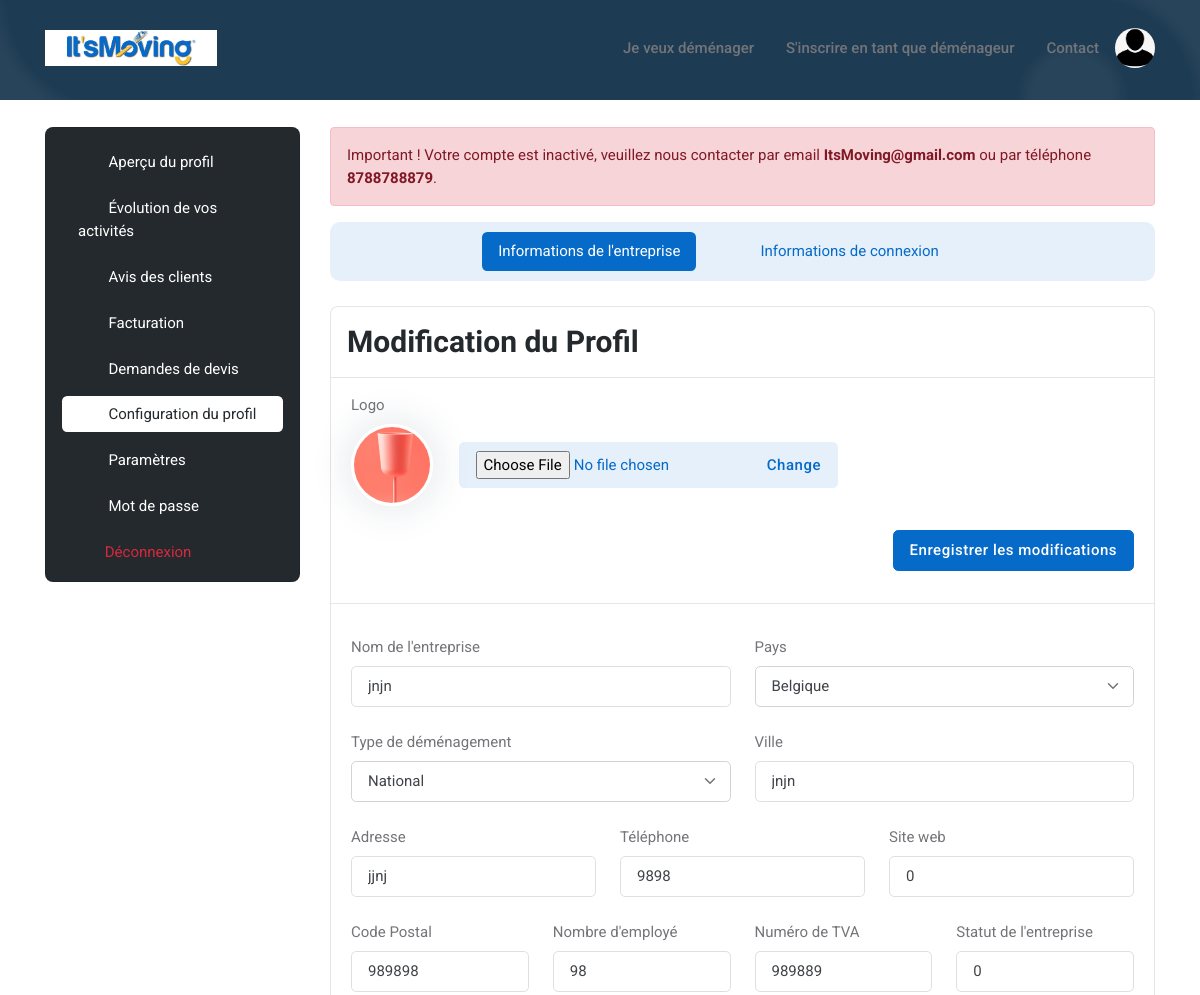
The app's page /user/edit_profile/ (signed in, upper part), older data.
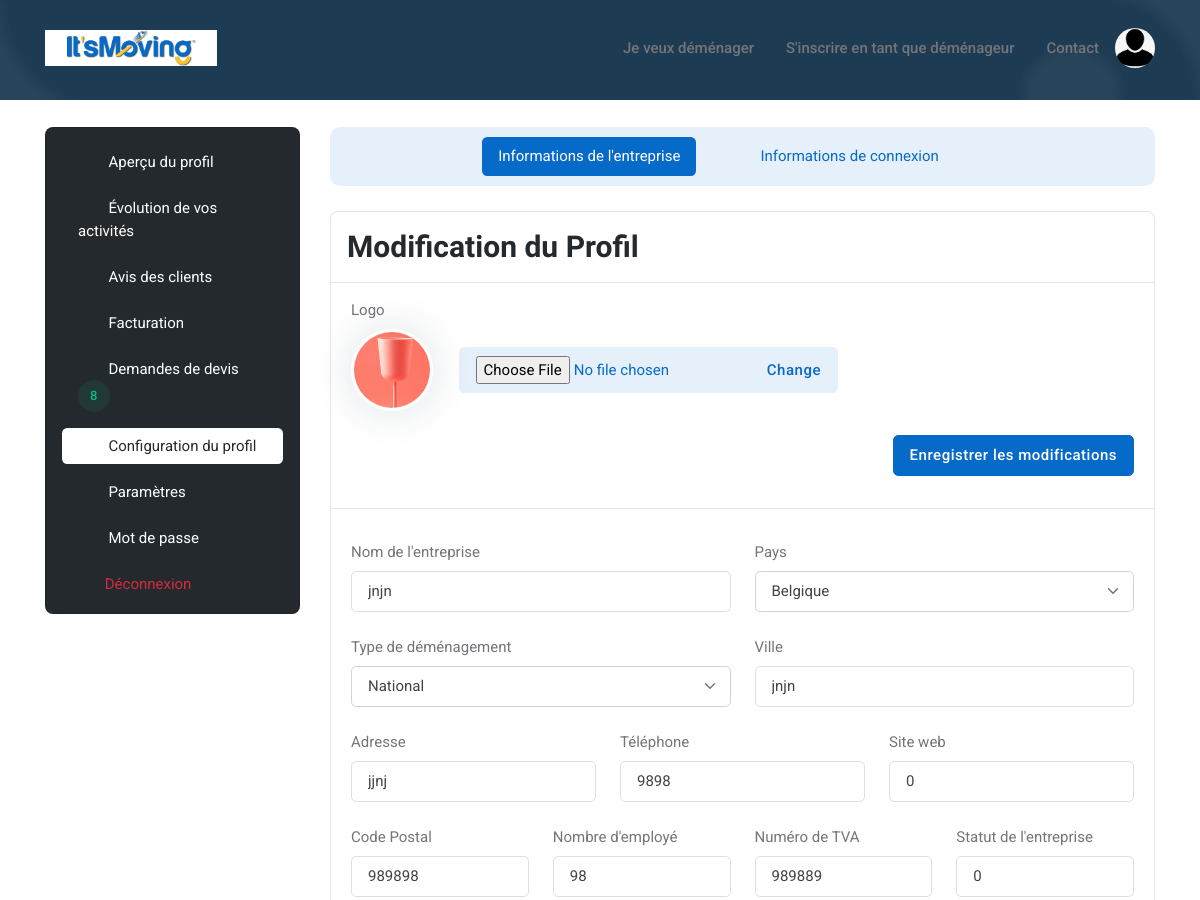
The same page, newer data.
### user/views.py (the view, shortened to what this page needs)
# urls.py: path('edit_profile/', views.edit_profile, name='edit_profile'),
@login_required
def edit_profile(request):
    mover = Mover.objects.filter(user_id=request.user.id).last()
    form1 = EditUserForm(instance=request.user)
    password_edit_form = EditUserPasswordForm(request.user)
    mover_form = Mover_Form(instance=mover)
    countries = Country.objects.all()
    moving_type1 = Moving_Type1.objects.all()
    number_quote_request = Mover_Quote_Request.objects.filter(mover_id=mover.id, treated=False, rejected=False).count()
    return render(request, 'user/profile/edit_profile.html', {'mover': mover, 'form1': form1
        , 'password_edit_form': password_edit_form, 'mover_form':
                                                                  mover_form, 'countries': countries, 'moving_type1':
                                                                  moving_type1, 'number_quote_request':
                                                                  number_quote_request})

### user/forms.py (shortened to what this page needs)
class EditUserForm(UserChangeForm):
    class Meta:
        model = User
        fields = [
            'first_name', 'last_name', 'email', 'username'
        ]

class EditUserPasswordForm(PasswordChangeForm):
    class Meta:
        model = User
        fields = [
            'old_password', 'new_password1', 'new_password2'
        ]
        widgets = {
            'old_password': forms.PasswordInput(attrs={'class': 'form-control', 'name': 'old_password', 'type': 'password',
                                               'placeholder': 'Entrez votre actuel mot de passe :'}),
            'new_password1': forms.PasswordInput(attrs={'class': 'form-control', 'name': 'new_password1', 'type': 'password',
                                                   'placeholder': 'Entrez votre nouveau mot de passe :'}),
            'new_password2': forms.PasswordInput(attrs={'class': 'form-control', 'name': 'new_password2', 'type': 'password',
                                                   'placeholder': 'Entrez a nouveau votre nouveau mot de passe :'}),
        }

### user/templates/user/profile/edit_profile.html (shortened to what the changed rows need)
{% extends 'base_app/base.html' %}
{% load static %}
{% block main %}
	<section class="pt-2">
		<div class="container">
			<div class="row">
				<div class="col-xl-3">
					<nav class="navbar navbar-light navbar-expand-xl mx-0">
						<div class="offcanvas offcanvas-end" tabindex="-1" id="offcanvasNavbar" aria-labelledby="offcanvasNavbarLabel">
							<div class="offcanvas-body p-3 p-xl-0">
								<div class="bg-dark border rounded-3 pb-0 p-3 w-100">
									<div class="list-group list-group-dark list-group-borderless">
										<a class="list-group-item" href="{% url 'quote_request' %}"><i class="bi bi-folder-check fa-fw me-2"></i>
											Demandes de devis
											{% if number_quote_request != 0 %}
												<span class="btn btn-sm btn-success-soft btn-round me-1 mb-0">
													{{number_quote_request}}
												</span>
											{% endif %}
										</a>
									</div>
								</div>
							</div>
						</div>
					</nav>
				</div>
				<div class="col-xl-9">
					{% if mover.activated == False %}
						<div class="alert alert-danger alert-dismissible fade show" role="alert">
							Important ! Votre compte est inactivé, veuillez nous contacter par email
							<b>ItsMoving@gmail.com</b> ou par téléphone <b>8788788879</b>.
						</div>
					{% endif %}
					<ul class="nav nav-pills nav-pills-bg-soft justify-content-sm-center mb-4 px-3" id="edit-profile-pills-tab" role="tablist">
						<li class="nav-item me-2 me-sm-5">
						</li>
						<li class="nav-item me-2 me-sm-5">
						</li>
					</ul>
					<div class="tab-content" id="edit-profile-pills-tabContent">
						<div class="tab-pane fade show active" id="edit-profile-pills-tabs-1" role="tabpanel" aria-labelledby="edit-profile-pills-tab-1">
						</div>
					</div>
				</div>
			</div>
		</div>
	</section>
{% endblock %}

Row changes from the older to the newer data that the page shows:
changed Mover "jnjn": activated False → True (drawn)
Text that changed along with them:
{{ number_quote_request }}: (not shown) → "8"
text no longer shown: "Important ! Votre compte est inactivé, veuillez nous contacter par email ItsMoving@gmail.com ou par téléphone 8788788879 ."
